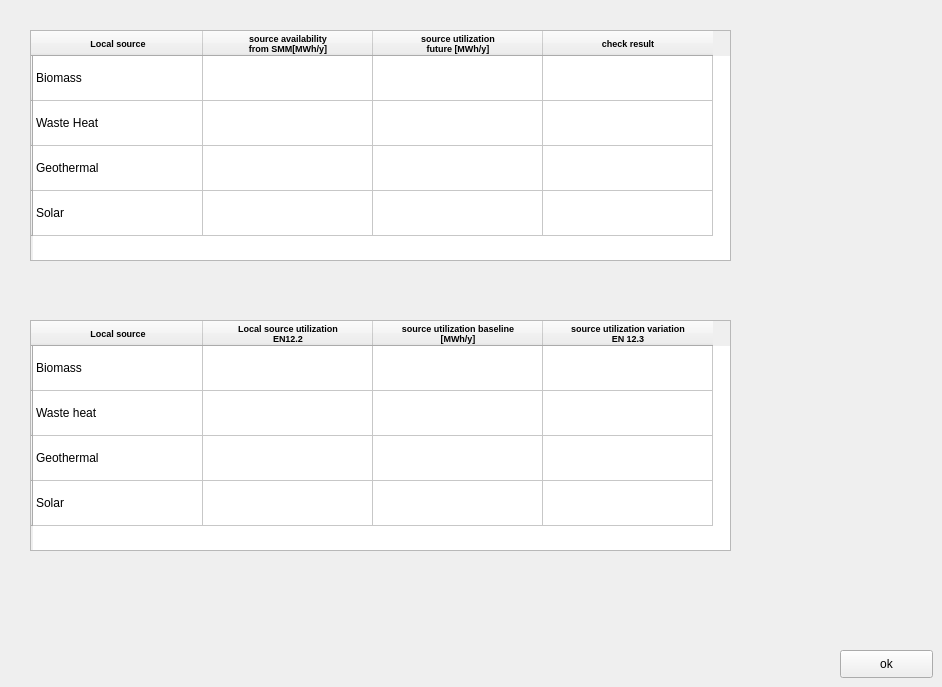
      <widget class="QWidget" name="tab">
       <attribute name="title">
        <string>Local sources availability verification</string>
       </attribute>
       <widget class="QTableWidget" name="tableWidget">
        <property name="geometry">
         <rect>
          <x>30</x>
          <y>30</y>
          <width>701</width>
          <height>231</height>
         </rect>
        </property>
        <attribute name="horizontalHeaderDefaultSectionSize">
         <number>170</number>
        </attribute>
        <attribute name="horizontalHeaderMinimumSectionSize">
         <number>55</number>
        </attribute>
        <attribute name="verticalHeaderDefaultSectionSize">
         <number>45</number>
        </attribute>
        <attribute name="verticalHeaderMinimumSectionSize">
         <number>45</number>
        </attribute>
        <row>
         <property name="text">
          <string/>
         </property>
        </row>
        <row>
         <property name="text">
          <string/>
         </property>
        </row>
        <row>
         <property name="text">
          <string/>
         </property>
        </row>
        <row>
         <property name="text">
          <string/>
         </property>
        </row>
        <column>
         <property name="text">
          <string>Local source</string>
         </property>
         <property name="font">
          <font>
           <pointsize>7</pointsize>
           <weight>75</weight>
           <bold>true</bold>
          </font>
         </property>
        </column>
        <column>
         <property name="text">
          <string>source availability 
from SMM[MWh/y]</string>
         </property>
         <property name="font">
          <font>
           <pointsize>7</pointsize>
           <weight>75</weight>
           <bold>true</bold>
          </font>
         </property>
        </column>
        <column>
         <property name="text">
          <string>source utilization 
future [MWh/y]</string>
         </property>
         <property name="font">
          <font>
           <pointsize>7</pointsize>
           <weight>75</weight>
           <bold>true</bold>
          </font>
         </property>
        </column>
        <column>
         <property name="text">
          <string>check result</string>
         </property>
         <property name="font">
          <font>
           <pointsize>7</pointsize>
           <weight>75</weight>
           <bold>true</bold>
          </font>
         </property>
        </column>
        <item row="0" column="0">
         <property name="text">
          <string>Biomass</string>
         </property>
        </item>
        <item row="1" column="0">
         <property name="text">
          <string>Waste Heat</string>
         </property>
        </item>
        <item row="2" column="0">
         <property name="text">
          <string>Geothermal</string>
         </property>
        </item>
        <item row="3" column="0">
         <property name="text">
          <string>Solar</string>
         </property>
        </item>
       </widget>
       <widget class="QTableWidget" name="tableWidget_2">
        <property name="geometry">
         <rect>
          <x>30</x>
          <y>320</y>
          <width>701</width>
          <height>231</height>
         </rect>
        </property>
        <attribute name="horizontalHeaderDefaultSectionSize">
         <number>170</number>
        </attribute>
        <attribute name="horizontalHeaderMinimumSectionSize">
         <number>55</number>
        </attribute>
        <attribute name="verticalHeaderDefaultSectionSize">
         <number>45</number>
        </attribute>
        <attribute name="verticalHeaderMinimumSectionSize">
         <number>45</number>
        </attribute>
        <row>
         <property name="text">
          <string/>
         </property>
        </row>
        <row>
         <property name="text">
          <string/>
         </property>
        </row>
        <row>
         <property name="text">
          <string/>
         </property>
        </row>
        <row>
         <property name="text">
          <string/>
         </property>
        </row>
        <column>
         <property name="text">
          <string>Local source</string>
         </property>
         <property name="font">
          <font>
           <pointsize>7</pointsize>
           <weight>75</weight>
           <bold>true</bold>
          </font>
         </property>
        </column>
        <column>
         <property name="text">
          <string>Local source utilization
EN12.2</string>
         </property>
         <property name="font">
          <font>
           <pointsize>7</pointsize>
           <weight>75</weight>
           <bold>true</bold>
          </font>
         </property>
        </column>
        <column>
         <property name="text">
          <string>source utilization baseline 
[MWh/y]</string>
         </property>
         <property name="font">
          <font>
           <pointsize>7</pointsize>
           <weight>75</weight>
           <bold>true</bold>
          </font>
         </property>
        </column>
        <column>
         <property name="text">
          <string>source utilization variation
EN 12.3</string>
         </property>
         <property name="font">
          <font>
           <pointsize>7</pointsize>
           <weight>75</weight>
           <bold>true</bold>
          </font>
         </property>
        </column>
        <item row="0" column="0">
         <property name="text">
          <string>Biomass</string>
         </property>
        </item>
        <item row="0" column="1">
         <property name="text">
          <string/>
         </property>
        </item>
        <item row="1" column="0">
         <property name="text">
          <string>Waste heat</string>
         </property>
        </item>
        <item row="1" column="1">
         <property name="text">
          <string/>
         </property>
        </item>
        <item row="2" column="0">
         <property name="text">
          <string>Geothermal</string>
         </property>
        </item>
        <item row="2" column="1">
         <property name="text">
          <string/>
         </property>
        </item>
        <item row="3" column="0">
         <property name="text">
          <string>Solar</string>
         </property>
        </item>
        <item row="3" column="1">
         <property name="text">
          <string/>
         </property>
        </item>
       </widget>
       <widget class="QPushButton" name="pushButton">
        <property name="geometry">
         <rect>
          <x>840</x>
          <y>650</y>
          <width>93</width>
          <height>28</height>
         </rect>
        </property>
        <property name="text">
         <string>ok</string>
        </property>
       </widget>
      </widget>
